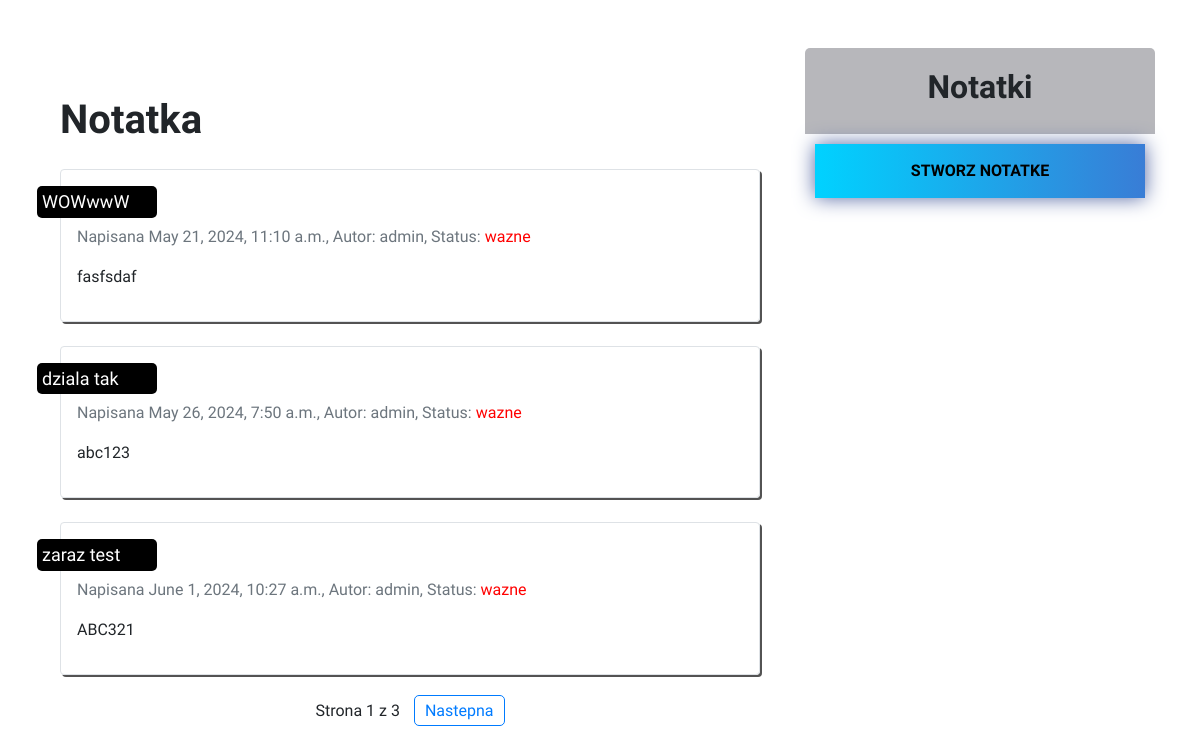
The page / on the database its author committed.
### aplikacja/models.py (models this page shows)
class Notatka(models.Model):
    STATUS_CHOICES = (
        ('mniejwazne', 'Mniejwazne'),
        ('wazne', 'Wazne')
    )
    title = models.CharField(max_length=250)
    author = models.ForeignKey(User,
                               on_delete=models.CASCADE,
                               related_name='notatki')
    body = models.TextField()
    publish = models.DateTimeField(default=timezone.now)
    created = models.DateTimeField(auto_now_add=True)
    updated = models.DateTimeField(auto_now=True)
    status = models.CharField(max_length=10,
                              choices=STATUS_CHOICES,
                              default='mniejwazne')
    def get_absolute_url(self):
        return reverse("aplikacja:note_detail",
                       args=[self.publish.year,
                             self.publish.month,
                             self.publish.day,
                             self.pk
                            ])

### aplikacja/views.py (the view)
# urls.py: path('', views.NoteListView.as_view(),name='note-list'),
class NoteListView(ListView):
    queryset = Notatka.objects.all().filter(status__in=('wazne', 'mniejwazne')).order_by('-status')
    context_object_name = 'notes'
    paginate_by = 3
    template_name = "post/list.html"

### aplikacja/templates/post/list.html (shortened to what this page needs)
{% extends "base.html" %}
{% load static %}
{% block content %}
    <div class="container">
        <h1 class="mt-5">Notatka</h1>
        {% for note in notes %}
            <div class="note my-4 p-3 border rounded" id="Notatka">
                    <a href="{{ note.get_absolute_url }}" >
                        <h2>{{ note.title }}</h2>
                    </a>
                <p class="date text-muted">
                     {% if note.status == "wazne" %}
                         Napisana {{ note.publish }}, Autor: {{ note.author }}, Status: <span style = "color: red;">{{ note.status }}</span>
                    {% endif %}
                </p>
                <p class="note-body">
                    {{ note.body|truncatewords:30|linebreaks }}
                </p>
            </div>
        {% endfor %}
        <nav aria-label="Page navigation">
            {% include "pagination.html" with page=page_obj %}
        </nav>
    </div>
{% endblock %}

### aplikacja/static/css/index.css (style rules this page uses)
* { margin: 0; padding: 0; box-sizing: border-box; font-family: "Quicksand", sans-serif; font-optical-sizing: auto; font-weight: bolder; font-weight: 400; }
.container h1 { margin-bottom: 25px; font-weight: bolder; }
#Notatka { margin-bottom: 20px; border: 1px solid black; border-radius: 5px; padding: 20px; width: 600px; box-shadow: 2px 2px 0 0 rgb(83, 83, 83); transition: box-shadow 0.5s ease; height: auto; width: auto; }
#Notatka p { width: auto; text-align: justify; }
#Notatka a { text-decoration: none; transition: 0.5s; color: white; }
#Notatka h2 { font-size: large; margin-bottom: 7px; background-color: black; width: fit-content; min-width: 120px; border-radius: 5px; text-align: justify; position: relative; right: 40px; padding: 5px; transition: right 0.5s ease; }

### aplikacja/static/css/notatka.css (style rules this page uses)
* { margin: 0; padding: 0; box-sizing: border-box; font-family: "Quicksand", sans-serif; font-optical-sizing: auto; font-weight: bolder; font-weight: 400; }

### rows shown on the page
Notatka: title "WOWwwW", publish "May 21, 2024, 11:10 a.m.", author "admin", status "wazne", body "fasfsdaf"
Notatka: title "dziala tak", publish "May 26, 2024, 7:50 a.m.", author "admin", status "wazne", body "abc123"
Notatka: title "zaraz test", publish "June 1, 2024, 10:27 a.m.", author "admin", status "wazne", body "ABC321"

### other values the page prints
{{ page.number }} "1"
{{ page.paginator.num_pages }} "3"
